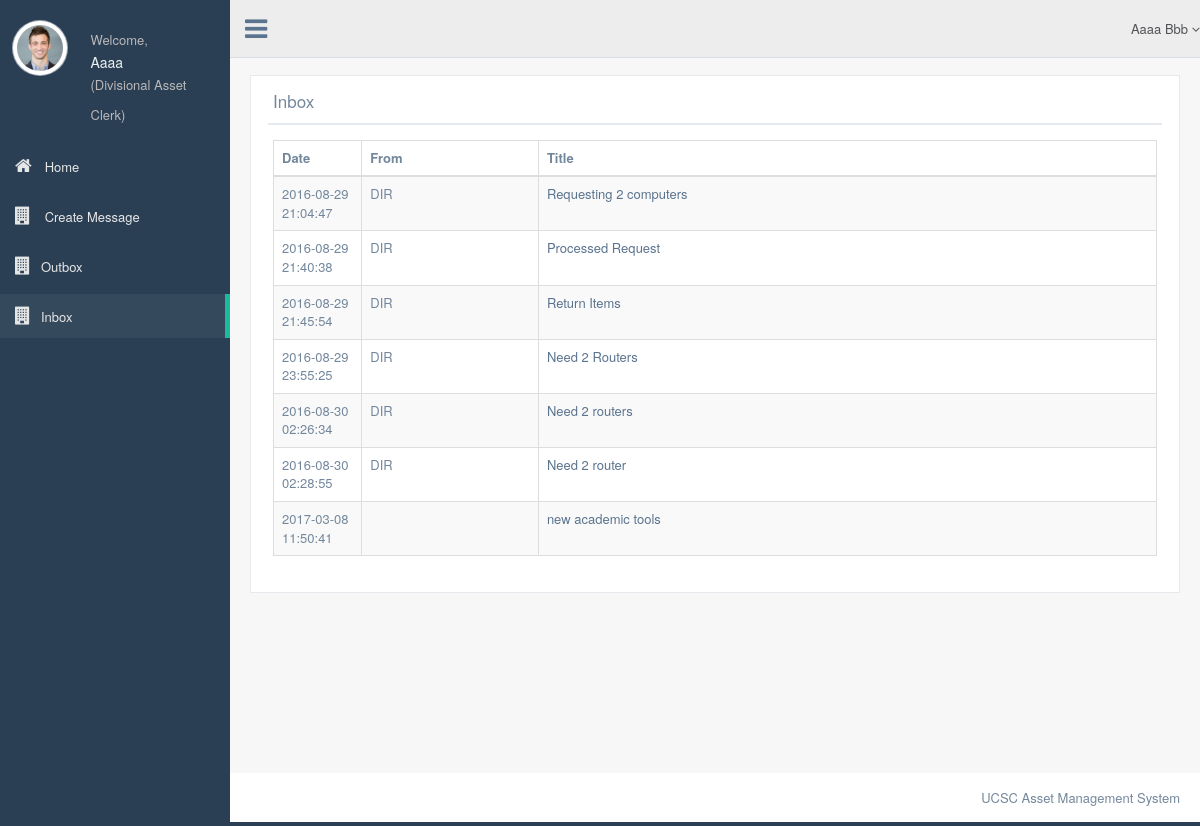
Screenshot of /inbox.php (signed in) with the database file from the repository.
### tables this page shows
CREATE TABLE `message` (
  `Message_id` int(11) NOT NULL,
  `From_Division` varchar(4) NOT NULL,
  `To_Division` varchar(4) NOT NULL,
  `Title` varchar(100) NOT NULL,
  `Message` text NOT NULL,
  `Date_Time` datetime NOT NULL DEFAULT CURRENT_TIMESTAMP,
  `Message_read` tinyint(4) DEFAULT '0'
);

### server_access.php (called while the page is built, shortened)
<?php
class dbConnect
{
    private static $instance = NULL;
    private function __construct(){
        $this->dbh=new mysqli(DB_HOST, DB_USER, DB_PASSWORD, DB_DATABASE);
        return $this->dbh;
    }
    public static function connect(){
        if (self::$instance == NULL){
            self::$instance = new dbConnect();
        }
        return self::$instance;
    }
}

### function.php (called while the page is built, shortened)
<?php
include "server_access.php";
class FAssetClerk{
    private $db = NULL;
    function __construct(){
        $this->db = dbConnect::connect();
    }
   function retrieve_user_level_name($user_level){
       $level_array = array('asset_clerk' => "Asset Clerk", 'dp_registrar'=>'Deputy Registrar', 'div_asset_clerk' => "Divisional Asset Clerk", "bursar" => "Bursar", "system_admin" => "System Administrator", "temp_user" => "Temporary User");
       $level = $level_array[$user_level];
       return $level;
   }
   function get_inbox($div){
       $que = "SELECT * FROM message WHERE To_Division='$div'";
       $res= $this->db->dbh->query($que);
       return $res;
   }
}

### inbox.php (the view, shortened to what this page needs)
<?php
include "./function.php";
$log = new FAssetClerk();
$user_details = $_SESSION['user_details']; $level = $log->retrieve_user_level_name($user_details['user_level']);
$first_name = $user_details['first_name'];
$last_name = $user_details['last_name'];
$division = $user_details['division'];
$messages = $log->get_inbox($division);
?>
<!DOCTYPE html>
<html lang="en">
<head>
    <link href="css/bootstrap.min.css" rel="stylesheet">
    <link href="fonts/css/font-awesome.min.css" rel="stylesheet">
    <link href="css/animate.min.css" rel="stylesheet">
    <link href="css/custom.css" rel="stylesheet">
    <link href="css/icheck/flat/green.css" rel="stylesheet">
    <link href="css/datatables/jquery.dataTables.min.css" rel="stylesheet" type="text/css" />
  <link href="css/datatables/buttons.bootstrap.min.css" rel="stylesheet" type="text/css" />
  <link href="css/datatables/fixedHeader.bootstrap.min.css" rel="stylesheet" type="text/css" />
  <link href="css/datatables/responsive.bootstrap.min.css" rel="stylesheet" type="text/css" />
  <link href="css/datatables/scroller.bootstrap.min.css" rel="stylesheet" type="text/css" />
</head>
<body class="nav-md">
<div class="container body">
<div class="main_container">
<div class="col-md-3 left_col">
    <div class="left_col scroll-view">
        <div class="profile">
            <div class="profile_pic">
                <img src="images/img.jpg" alt="..." class="img-circle profile_img">
            </div>
            <div class="profile_info">
                <span>Welcome,</span>
                <h2><?php echo $first_name;?></h2>               <span>(<?php echo $level;?>)</span>
            </div>
        </div>
        <br />
        <div id="sidebar-menu" class="main_menu_side hidden-print main_menu">
            <div class="menu_section">
                <ul class="nav side-menu">
                    <br><br><br><br><br><br>
                    <li><a href="diviassetclerck.php"><i class="fa fa-home"></i> Home </span></a></li>
                    <li><a href="compose.php"><i class="fa fa-building"></i> Create Message</span></a></li>
                     <li><a href="outbox.php"><i class="fa fa-building"></i>Outbox </span></a></li>
                     <li><a href="inbox.php"><i class="fa fa-building"></i>Inbox </span></a></li>
                </ul>
            </div>
        </div>
    </div>
</div>
<div class="top_nav">
    <div class="nav_menu">
        <nav class="" role="navigation">
            <div class="nav toggle">
                <a id="menu_toggle"><i class="fa fa-bars"></i></a>
            </div>
            <ul class="nav navbar-nav navbar-right">
                <li class="">
                    <a href="javascript:;" class="user-profile dropdown-toggle" data-toggle="dropdown" aria-expanded="false">
                        <?php echo "$first_name $last_name";?>
                        <span class=" fa fa-angle-down"></span>
                    </a>
                </li>
            </ul>
        </nav>
    </div>
</div>
<div class="right_col" role="main">
    <div class="">
        <div class="page-title">
        </div>
        <div class="row">
            <div class="col-md-12 col-sm-12 col-xs-12">
                <div class="x_panel">
                    <div class="x_title">
                        <h2>Inbox</h2>
                        <div class="clearfix"></div>
                    </div>
                    <div class="x_content">
                        <table class="table table-striped table-bordered">
                            <col width="10%">
                            <col width="20%">
                            <col width="70%">
                            <thead>
                            <th>Date</th>
                            <th>From</th>
                            <th>Title</th>
                            </thead>
                            <tbody>
                                <?php
                                    while ($row = $messages->fetch_assoc()){
                                       echo  "<tr><td>".$row['Date_Time']."</td><td>".$row['From_Division']."</td><td><a href='read_message.php?i=".$row['Message_id']."'>".$row['Title']."</a></td></tr>";
                                    }
                                ?>
                            </tbody>
                        </table>
                    </div>
                </div>
                </div>
            </div>
        </div>
        <div id="custom_notifications" class="custom-notifications dsp_none">
            <div class="clearfix"></div>
        </div>
</div></div>
        <footer>
            <div class="pull-right">
                UCSC Asset Management System
            </div>
            <div class="clearfix"></div>
        </footer>
</body>
</html>

### rows the page displays
message: Date_Time "2016-08-29 21:04:47", From_Division "DIR", Title "Requesting 2 computers"
message: Date_Time "2016-08-29 21:40:38", From_Division "DIR", Title "Processed Request"
message: Date_Time "2016-08-29 21:45:54", From_Division "DIR", Title "Return Items"
message: Date_Time "2016-08-29 23:55:25", From_Division "DIR", Title "Need 2 Routers"
message: Date_Time "2016-08-30 02:26:34", From_Division "DIR", Title "Need 2 routers"
message: Date_Time "2016-08-30 02:28:55", From_Division "DIR", Title "Need 2 router"
message: Date_Time "2017-03-08 11:50:41", Title "new academic tools"

### other values shown
$first_name "Aaaa"
$level "Divisional Asset Clerk"
$last_name "Bbb"
